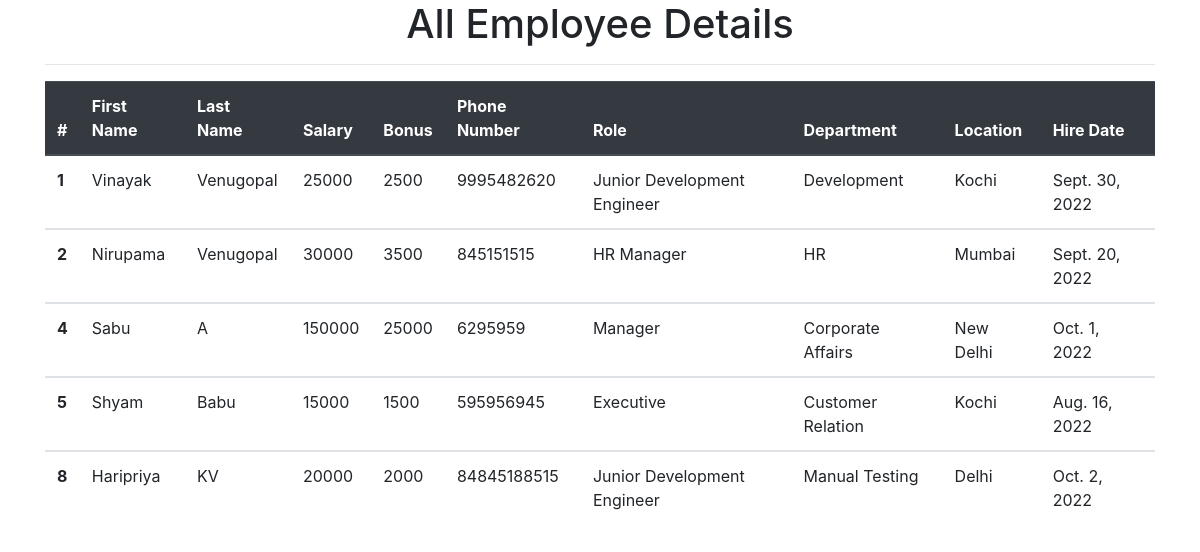
The app's page /all_employee with its own data.
### emp_app/models.py (models this page shows, shortened)
class Employee(models.Model):
    first_name = models.CharField(max_length=100,null=False)
    last_name = models.CharField(max_length=100)
    dept = models.ForeignKey(Department,on_delete=models.CASCADE)
    salary=models.IntegerField(default=0)
    bonus = models.IntegerField(default=0)
    role = models.ForeignKey(Role,on_delete=models.CASCADE)
    phone = models.IntegerField(default=0)
    hire_date = models.DateField()
    def __str__(self):
        return "%s %s %s" %(self.first_name,self.last_name,self.phone)

class Role(models.Model):
    name = models.CharField(max_length=100,null=False)

class Department(models.Model):
    name = models.CharField(max_length=100,null=False)
    location = models.CharField(max_length=100)

### emp_app/views.py (the view)
# urls.py: path('all_employee',views.all_employee,name='all_employee'),
def all_employee(request):
    emps = Employee.objects.all()
    context = {
        'emps':emps
    }
    print(context)
    return render(request,'all_employee.html',context)

### emp_app/templates/all_employee.html (shortened to what this page needs)
<!DOCTYPE html>
<html lang="en">
<head>
    <link rel="stylesheet" href="https://cdn.jsdelivr.net/npm/bootstrap@4.3.1/dist/css/bootstrap.min.css">
</head>
<body>
  <div class="container">
    <h1 align="center">All Employee Details</h1>
      <hr>
     <table class="table">
  <thead class="thead-dark">
    <tr>
      <th scope="col">#</th>
      <th scope="col">First Name</th>
      <th scope="col">Last Name</th>
      <th scope="col">Salary</th>
        <th scope="col">Bonus</th>
        <th scope="col">Phone Number</th>
        <th scope="col">Role</th>
        <th scope="col">Department</th>
        <th scope="col">Location</th>
        <th scope="col">Hire Date</th>
    </tr>
  </thead>
         {% for emp in emps %}
  <tbody>
    <tr>
      <th scope="row">{{emp.id}}</th>
      <td>{{emp.first_name}}</td>
      <td>{{emp.last_name}}</td>
      <td>{{emp.salary}}</td>
        <td>{{emp.bonus}}</td>
        <td>{{emp.phone}}</td>
        <td>{{emp.role.name}}</td>
        <td>{{emp.dept.name}}</td>
        <td>{{emp.dept.location}}</td>
        <td>{{emp.hire_date}}</td>
    </tr>
  </tbody>
         {% endfor %}
</table>
</div>
  </body>
</html>

### records on screen
Employee: id "1", first_name "Vinayak", last_name "Venugopal", salary "25000", bonus "2500", phone "9995482620", role.name "Junior Development Engineer", dept.name "Development", dept.location "Kochi", hire_date "Sept. 30, 2022"
Employee: id "2", first_name "Nirupama", last_name "Venugopal", salary "30000", bonus "3500", phone "845151515", role.name "HR Manager", dept.name "HR", dept.location "Mumbai", hire_date "Sept. 20, 2022"
Employee: id "4", first_name "Sabu", last_name "A", salary "150000", bonus "25000", phone "6295959", role.name "Manager", dept.name "Corporate Affairs", dept.location "New Delhi", hire_date "Oct. 1, 2022"
Employee: id "5", first_name "Shyam", last_name "Babu", salary "15000", bonus "1500", phone "595956945", role.name "Executive", dept.name "Customer Relation", dept.location "Kochi", hire_date "Aug. 16, 2022"
Employee: id "8", first_name "Haripriya", last_name "KV", salary "20000", bonus "2000", phone "84845188515", role.name "Junior Development Engineer", dept.name "Manual Testing", dept.location "Delhi", hire_date "Oct. 2, 2022"
